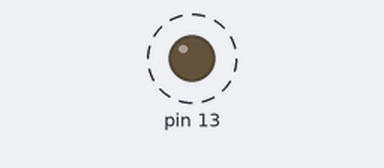
Recording of a sketch running on a simulated Arduino Uno, built with avr-gcc and run on an emulated ATmega328P. On the bench: output pins drawn as LEDs (lit = HIGH). Dashed ring = blinking.

Above: at 0.5 s.
Timing chart, 0 to 4.6 s (numbered marks = the images above):
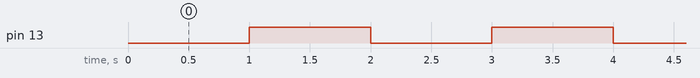

The sketch:

simpleBlink.ino
```cpp
void setup() {
  // put your setup code here, to run once:
  pinMode(13, OUTPUT);

}

void loop() {
  delay(1000);
  digitalWrite(13, HIGH);
  delay(1000);
  digitalWrite(13,LOW);

}
```

Measured:
- by itself, pin 13: alternates HIGH for 1.0 s and LOW for 1.0 s
